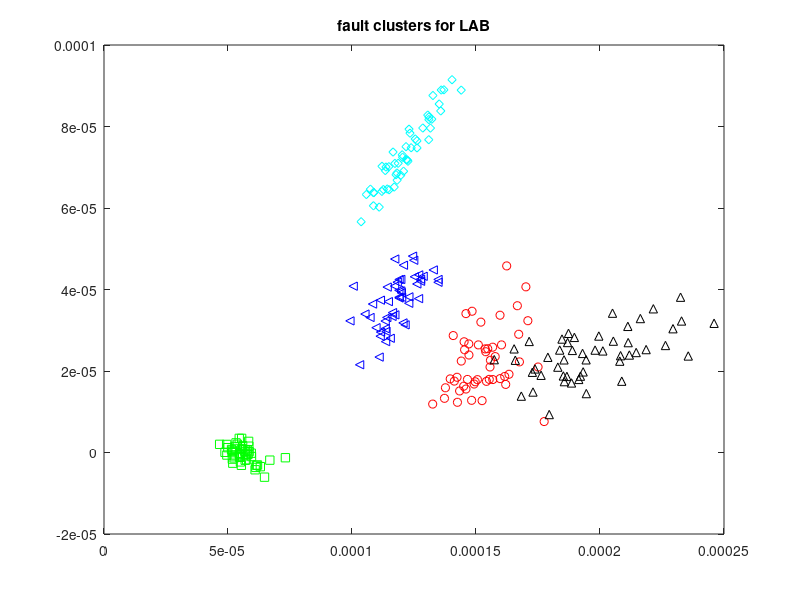

Reproduce this figure in MATLAB.
load fault_data_merged.mat;

c=corrcoef(G); % Calculates a correlation coefficient matrix c of G
[v,d] =eig(c); % Find the eigenvectors v and the eigenvalues d of G
T=[ v(:,end)';v(:,end-1)']; % Create the transformation matrix T from
% the first two principal components
z=T*G'; % Create a 2-dimensional feature vector z
a=0:50:250;
color={'or' 'or' 'sg' 'dc' '^k' '<b'};
figure();
for i=2:6
    plot(z(1,a(i-1)+1:a(i)),z(2,a(i-1)+1:a(i)),color{i}) % Scatter plot of the 2-dimensional features
    hold on
end 
title('fault clusters for LAB')